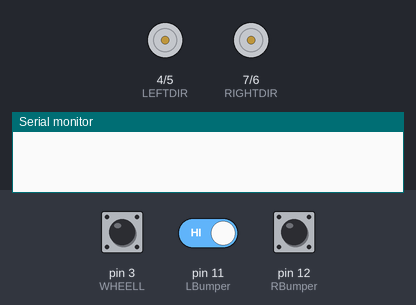
Simulated run of this sketch. Board: Arduino Uno, built with avr-gcc and run on an emulated ATmega328P. Parts: direction and speed pins drawn as motors (green arrow = direction pin HIGH = forward, orange = LOW = backward, longer = more drive), the last lines printed to the serial monitor. The test bench sets the inputs (shaded band); at power-on: pin 11 (LBumper) HIGH, pin 3 (WHEELL) HIGH, pin 12 (RBumper) HIGH.

Above: at 0.8 s.
0.9 s: pin 11 (LBumper) driven LOW
At 0.96 s:
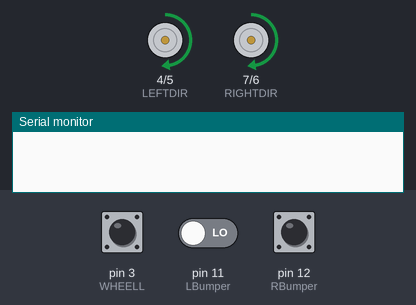
At 2.5 s:
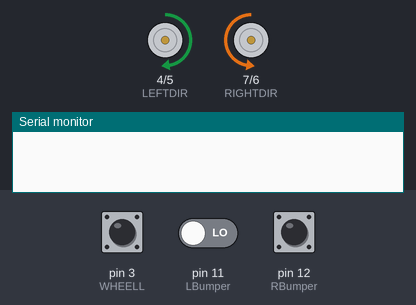
3.5 s: pin 3 (WHEELL) pulsed LOW 5 times (0.12 s each, 0.3 s apart)
At 5.0 s:
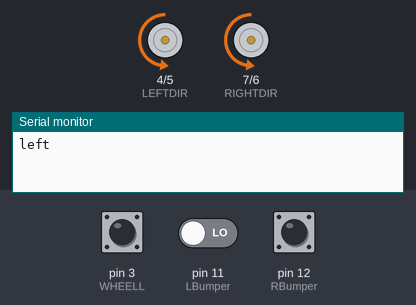
Timing chart, 0 to 6.8 s (numbered marks = the images above; inputs shaded):
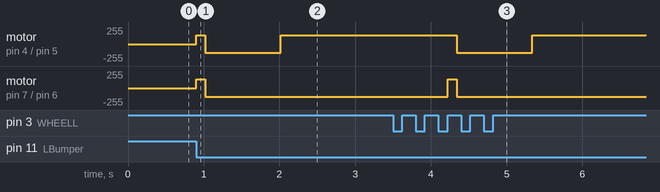

Measured:
- after the input at 0.9 s, motor on pin 4 (LEFTDIR) / pin 5 (LEFTSPEED): stopped → forward 128/255 at once, → backward 128/255 0.12 s later, → forward 128/255 1.0 s later; motor on pin 7 (RIGHTDIR) / pin 6 (RIGHTSPEED): stopped → forward 128/255 at once, → backward 128/255 0.12 s later
- after the input at 3.5 s, motor on pin 4 (LEFTDIR) / pin 5 (LEFTSPEED): forward 128/255 → backward 128/255 after 0.84 s, → forward 128/255 1.0 s later; motor on pin 7 (RIGHTDIR) / pin 6 (RIGHTSPEED): backward 128/255 → forward 128/255 after 0.72 s, → backward 128/255 0.12 s later

The sketch:

Bumperreactgood.ino
```cpp
#define RIGHTDIR 7
#define LEFTDIR 4
#define RIGHTSPEED 6
#define LEFTSPEED 5
#define WHEELR 2
#define WHEELL 3
#define LBumper 11
#define RBumper 12
#define IR A5
int L,R=0;
void setup() {
  // put your setup code here, to run once:

  Init();
  WaitButton();
  Serial.begin(9600);
}

void loop() {
  // put your main code here, to run repeatedly:
  forward();
  ReactBumpers();
}

void Init() {
  pinMode(LEFTSPEED, OUTPUT);
  pinMode(RIGHTSPEED, OUTPUT);
  pinMode(LEFTDIR, OUTPUT);
  pinMode(RIGHTDIR, OUTPUT);
  pinMode(WHEELR, INPUT);
  pinMode(WHEELL, INPUT);
  pinMode(LBumper, INPUT);
  pinMode(RBumper, INPUT);
}

void WaitButton(){
  while(digitalRead(LBumper)==HIGH){

  }
}

void forward() {
  digitalWrite(LEFTDIR, HIGH);
  digitalWrite(RIGHTDIR, HIGH);
  analogWrite(LEFTSPEED, 128);
  analogWrite(RIGHTSPEED, 128);
}
void stop() {
  digitalWrite(LEFTDIR, LOW);
  digitalWrite(RIGHTDIR, LOW);
  analogWrite(LEFTSPEED, 0);
  analogWrite(RIGHTSPEED, 0);
}
void turnL() {
  digitalWrite(LEFTDIR, HIGH);
  digitalWrite(RIGHTDIR, LOW);
  analogWrite(LEFTSPEED, 128);
  analogWrite(RIGHTSPEED, 128);
}
void turnR() {
  digitalWrite(LEFTDIR, LOW);
  digitalWrite(RIGHTDIR, HIGH);
  analogWrite(LEFTSPEED, 128);
  analogWrite(RIGHTSPEED, 128);
}

void ReactBumpers(){

for(int i=0;i<12;i++){
if(digitalRead(LBumper)==LOW){L=1;}
if(digitalRead(RBumper)==LOW){R=1;}
delay(10);
}

 if(L==1&&R==1){
backwards(1000);
Pivot(0,20);
forward();
Serial.print("both");
 }
 else if(L==1&&R==0){
backwards(1000);
Pivot(1,7);
forward();
Serial.print("left");
 }
 else if(L==0&&R==1){
backwards(1000);
Pivot(0,5);
forward();
Serial.print("right");
 }
 L=0;
 R=0;
}
 void backwards( int x ){
  digitalWrite(RIGHTDIR, LOW);
  digitalWrite(LEFTDIR, LOW);
  delay(x);
  //digitalWrite(M1, HIGH);
  //digitalWrite(M2, HIGH);

 }

 void Pivot( int d, int a){
  if(d==0){
  digitalWrite(RIGHTDIR, HIGH);
  digitalWrite(LEFTDIR, LOW);
  }
  if(d==1){
  digitalWrite(RIGHTDIR, LOW);
  digitalWrite(LEFTDIR, HIGH);
  }
  EncoderCount(a);
 }

 void EncoderCount(int k){
  int Count = 0;
  while(Count<k){
  while(digitalRead(WHEELL)==0){
    }
    Count++;
    if(Count==k){
    break;
    }
  while(digitalRead(WHEELL)==1){
    }
    Count++;
  }
 }
```
